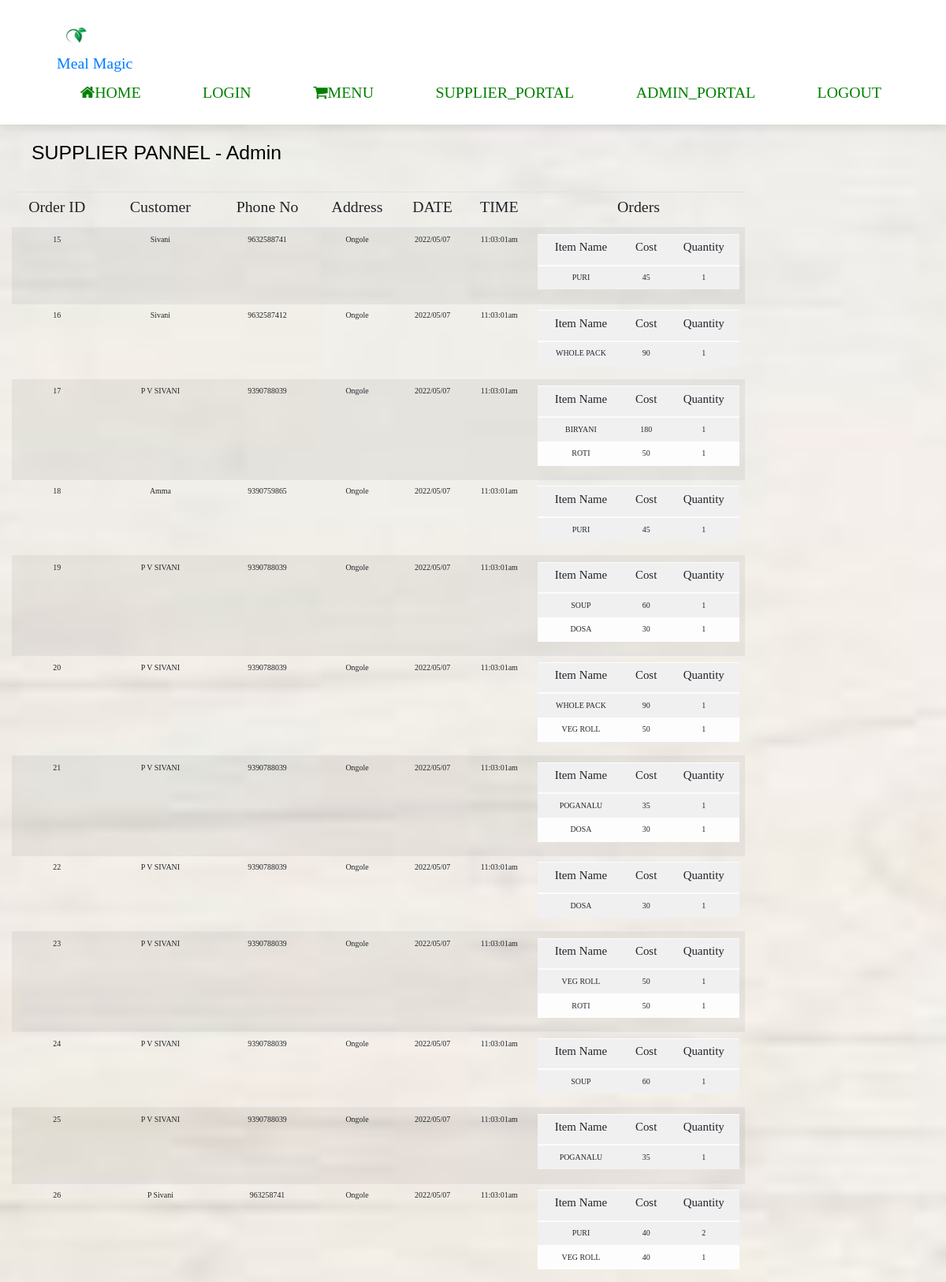
Page /supplier_panel.php (signed in, upper part) on the committed database.
### tables this page shows
CREATE TABLE `order_manager` (
  `Order_Id` int(100) NOT NULL,
  `Full_Name` text NOT NULL,
  `Phone_No` bigint(100) NOT NULL,
  `Address` varchar(100) NOT NULL
);

CREATE TABLE `order_orders` (
  `Order_Id` int(100) NOT NULL,
  `Item_Name` varchar(100) NOT NULL,
  `COST` int(100) NOT NULL,
  `Quantity` int(100) NOT NULL,
  `DATE` varchar(100) NOT NULL
);

### supplier_panel.php (the view, shortened to what this page needs)
<?php
require('connection3.php');
?>
<!DOCTYPE html>
<html lang="en">
<head>
    <link rel="stylesheet" type = "text/css" href = "styles.css?v=<?php echo time(); ?>">
    <link rel="stylesheet" href="https://cdnjs.cloudflare.com/ajax/libs/font-awesome/4.7.0/css/font-awesome.min.css">
    <link rel="stylesheet" href="https://cdn.jsdelivr.net/npm/bootstrap@4.6.0/dist/css/bootstrap.min.css">
<body>
<header>
        <a href = "#" class ="logo"><img src = "logo-img2.jfif" alt ="hello"><h2>Meal Magic</h2></a>
        <nav class="navbar">
            <a  href="background.php" class= "fa fa-home">HOME</a>
                <a href="login.html" >LOGIN</a>
                <a href="index3.php"  class= "fa fa-shopping-cart">MENU</a>
                <a href="supplier.php">SUPPLIER_PORTAL</a>
                <a href = "admin_Login.php">ADMIN_PORTAL</a>
                <a href="logout.php">LOGOUT</a>
        </nav>
</header>
    <br><br><br><br><br><br><br><br><br><br><br><br>
    <div class = "header">
        <h1>SUPPLIER PANNEL - <?php echo $_SESSION['LoginId']?></h1>
    </div>
<div class="container mt-5">
<div class="row">
<div class="col-lg-12">
<table class="table  text-center table-striped">
  <thead>
    <tr>
      <th scope="col"><h2>Order ID</h2></th>
      <th scope="col"><h2>Customer</h2></th>
      <th scope="col"><h2>Phone No</h2></th>
      <th scope="col"><h2>Address</h2></th>
      <th scope="col"><h2>DATE</h2></th>
      <th scope="col"><h2>TIME</h2></th>
      <th scope="col"><h2>Orders</h2></th>
    </tr>
  </thead>
  <tbody>
  <?php
        $query = "SELECT * FROM `order_manager`";
        $user_result = mysqli_query($conn,$query);
        while($user_fetch = mysqli_fetch_assoc($user_result))
        {
            echo"
            <tr>
            <td>$user_fetch[Order_Id]</td>
            <td>$user_fetch[Full_Name]</td>
            <td>$user_fetch[Phone_No]</td>
            <td>$user_fetch[Address]</td>
            <td>  ".date("Y/m/d")."</td>
            <td>".date("H:i:sa")."</td>
            <td>
            <table class='table text-center table-light'>
                <thead>
                <tr>
                <th scope='col'><h4>Item Name</h4></th>
                <th scope='col'><h4>Cost</h4></th>
                <th scope='col'><h4>Quantity</h4></th>
                </tr>
                </thead>
                <tbody>";
                        $query = "SELECT * FROM `order_orders` WHERE Order_Id = $user_fetch[Order_Id]";
                        $order_result = mysqli_query($conn,$query);
                      while($order_fetch = mysqli_fetch_assoc($order_result))
                      {
                          echo"
                          <tr>
                          <td>$order_fetch[Item_Name]</td>
                          <td>$order_fetch[COST]</td>
                          <td>$order_fetch[Quantity]</td>
                          </tr>";
                      }
                echo "</tbody>   </table>
                </td>
                </tr>";
        }
?>
  </tbody>
</table>
</div>
</div>
</div>
 </body>
 </html>

### styles.css (style rules this page uses)
:root { --green: #6E8A3C; }
* { margin: 0; padding: 0; box-sizing: border-box; outline : none; border : none; text-decoration : none; text-transform : capitalize; transition: all .2s cubic-bezier(.38,1.15,.7,1.12); font-weight : normal; font-family: cursive; }
h1,h3 { font-family:'Oswald',sans-serif; }
html { font-size:62%; overflow-x: hidden; }
body { overflow-x:hidden; height: 200rem; }
header { position: fixed; top: 0; left: 0; z-index: 1000; width:100%; display: flex; justify-content: space-between; align-items:center; background:#fff; padding : 2rem 6%; box-shadow: 0 .5rem 1rem rgba(0,0,0,.1); }
header .logo img { height:5rem; }
header .navbar a { font-size: 2rem; color:green; margin-left: 2rem; }
body { margin:0 auto; width: 80%; }

### supplier_panel.php (style rules this page uses)
body { margin :0; }
div.header { color: black; font-family:poppins; display:flex; flex-direction:row; align-items: center; justify-content:space-between; padding:0 40px; }
body { background-image:url("food3.jpg"); height:100%; background-position:center; background-repeat:no-repeat; background-size:cover; }

### rows in the picture
order_manager: Order_Id "15", Full_Name "Sivani", Phone_No "9632588741", Address "Ongole"
order_orders: Item_Name "PURI", COST "45", Quantity "1"
order_manager: Order_Id "16", Full_Name "Sivani", Phone_No "9632587412", Address "Ongole"
order_orders: Item_Name "WHOLE PACK", COST "90", Quantity "1"
order_manager: Order_Id "17", Full_Name "P V SIVANI", Phone_No "9390788039", Address "Ongole"
order_orders: Item_Name "BIRYANI", COST "180", Quantity "1"
order_orders: Item_Name "ROTI", COST "50", Quantity "1"
order_manager: Order_Id "18", Full_Name "Amma", Phone_No "9390759865", Address "Ongole"
order_orders: Item_Name "PURI", COST "45", Quantity "1"
order_manager: Order_Id "19", Full_Name "P V SIVANI", Phone_No "9390788039", Address "Ongole"
order_orders: Item_Name "SOUP", COST "60", Quantity "1"
order_orders: Item_Name "DOSA", COST "30", Quantity "1"
order_manager: Order_Id "20", Full_Name "P V SIVANI", Phone_No "9390788039", Address "Ongole"
order_orders: Item_Name "WHOLE PACK", COST "90", Quantity "1"
order_orders: Item_Name "VEG ROLL", COST "50", Quantity "1"
order_manager: Order_Id "21", Full_Name "P V SIVANI", Phone_No "9390788039", Address "Ongole"
order_orders: Item_Name "POGANALU", COST "35", Quantity "1"
order_orders: Item_Name "DOSA", COST "30", Quantity "1"
order_manager: Order_Id "22", Full_Name "P V SIVANI", Phone_No "9390788039", Address "Ongole"
order_orders: Item_Name "DOSA", COST "30", Quantity "1"
order_manager: Order_Id "23", Full_Name "P V SIVANI", Phone_No "9390788039", Address "Ongole"
order_orders: Item_Name "VEG ROLL", COST "50", Quantity "1"
order_orders: Item_Name "ROTI", COST "50", Quantity "1"
order_manager: Order_Id "24", Full_Name "P V SIVANI", Phone_No "9390788039", Address "Ongole"
order_orders: Item_Name "SOUP", COST "60", Quantity "1"
order_manager: Order_Id "25", Full_Name "P V SIVANI", Phone_No "9390788039", Address "Ongole"
order_orders: Item_Name "POGANALU", COST "35", Quantity "1"
order_manager: Order_Id "26", Full_Name "P Sivani", Phone_No "963258741", Address "Ongole"
order_orders: Item_Name "PURI", COST "40", Quantity "2"
order_orders: Item_Name "VEG ROLL", COST "40", Quantity "1"

### other values in the picture
$_SESSION['LoginId'] "Admin"
